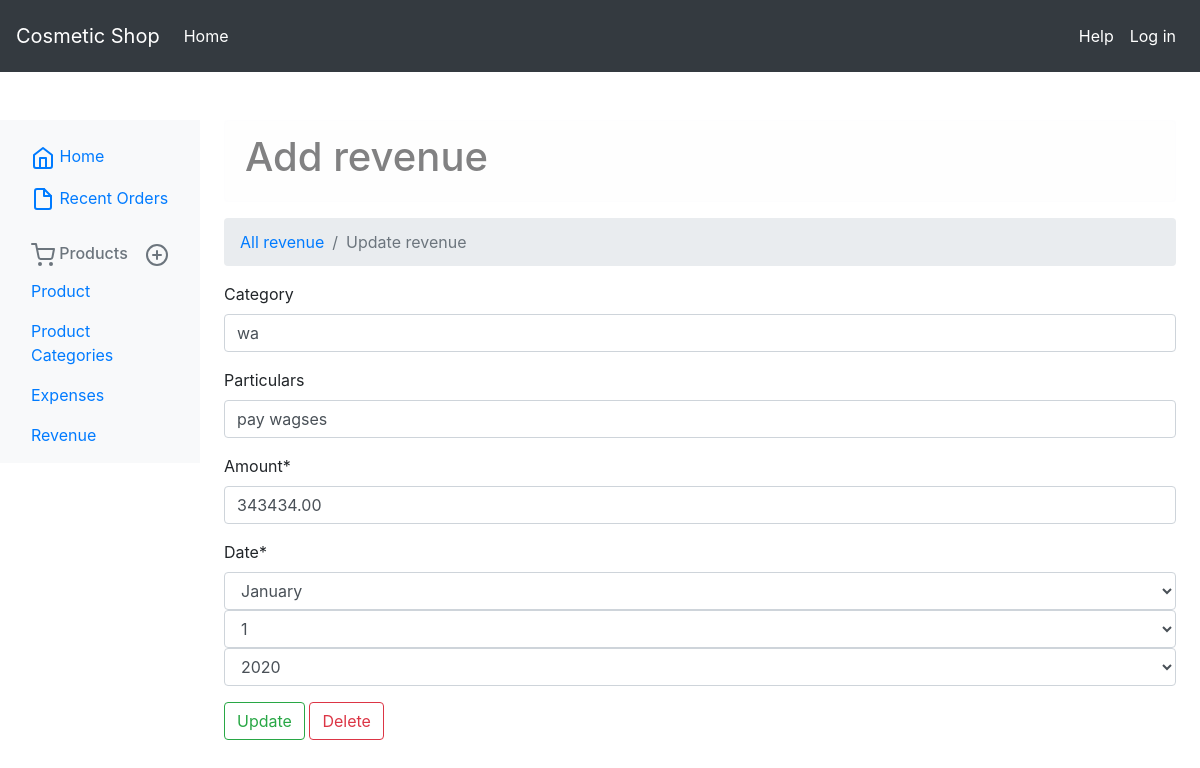
Page /manage/revenue-update-form/1/ on the committed database.
### manage/models.py (models this page shows)
class Expenses(models.Model):
    is_file = models.BooleanField(default=False)
    category = models.CharField(max_length=100, blank=True, null=True)
    particulars = models.CharField(max_length=500, blank=True, null=True)
    amount = models.DecimalField(max_length=9, decimal_places=2, max_digits=11)
    publisher = models.ForeignKey(User, on_delete=models.DO_NOTHING, related_name='expenses_pub')
    date = models.DateField(blank=True, null=True)
    created = models.DateTimeField(auto_now_add=True)
    updated = models.DateTimeField(auto_now=True, null=True)

### manage/views.py (the view)
# urls.py: path('revenue-update-form/<int:pk>/', views.UpdateRevenue.as_view(), name='update_revenue'),
class UpdateRevenue(generic.UpdateView):
    model = Expenses
    template_name = 'manage/product/revenue/form.html'
    form_class = ExpensesFormAdd
    success_url = reverse_lazy('manage:list_revenue')
    context_object_name = 'cat_form'

### manage/forms.py
class ExpensesFormAdd(forms.ModelForm):
    date = forms.DateField(widget=forms.SelectDateWidget)
    class Meta:
        model = Expenses
        fields = ['category', 'particulars', 'amount', 'date']

### manage/templates/manage/product/revenue/form.html (shortened to what this page needs)
{% extends 'manage/base.html' %}
{% block products %}
    <div class="alert alert-light">
    <h1>Add revenue
    </h1>
    </div>
    <nav aria-label="breadcrumb">
  <ol class="breadcrumb">
    <li class="breadcrumb-item"><a href="{% url 'manage:list_revenue' %}">All revenue</a></li>
    <li class="breadcrumb-item active" aria-current="page">{% if object %}Update{% else %}Add{% endif %} revenue</li>
  </ol>
</nav>
    {% load crispy_forms_tags %}
    <form method="post" class="form-group mx-auto w-100" enctype="multipart/form-data">
        {{ form|crispy }}
    <input type="submit" value="{% if object %}Update{% else %}Create{% endif %}" class="btn btn-outline-success">
    {% if object %}<a href="{% url 'manage:delete_revenue' object.id %}" class="btn btn-outline-danger">Delete</a>{% endif %}
    </form>
{% endblock %}

### rows in the picture
Expenses: category "wa", particulars "pay wagses", amount "343434.00"
